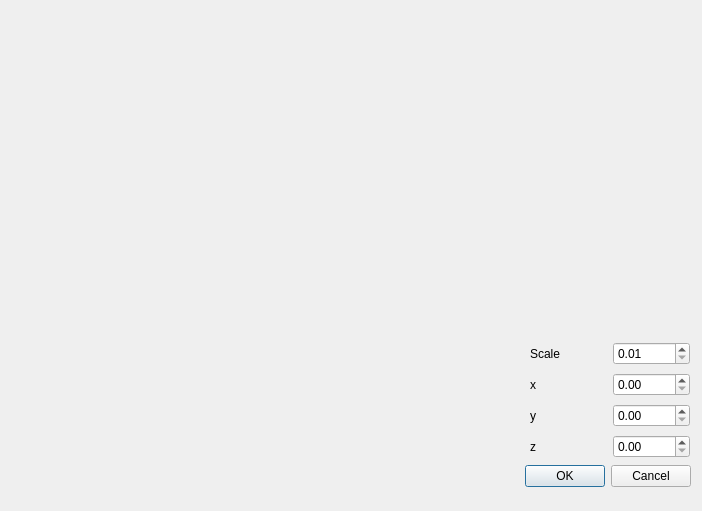
<?xml version="1.0" encoding="UTF-8"?>
<ui version="4.0">
 <class>SplineSetup</class>
 <widget class="QDialog" name="SplineSetup">
  <property name="geometry">
   <rect>
    <x>0</x>
    <y>0</y>
    <width>702</width>
    <height>511</height>
   </rect>
  </property>
  <property name="windowTitle">
   <string>Dialog</string>
  </property>
  <widget class="QDialogButtonBox" name="buttonBox">
   <property name="geometry">
    <rect>
     <x>350</x>
     <y>460</y>
     <width>341</width>
     <height>32</height>
    </rect>
   </property>
   <property name="sizePolicy">
    <sizepolicy hsizetype="Expanding" vsizetype="Fixed">
     <horstretch>0</horstretch>
     <verstretch>0</verstretch>
    </sizepolicy>
   </property>
   <property name="orientation">
    <enum>Qt::Horizontal</enum>
   </property>
   <property name="standardButtons">
    <set>QDialogButtonBox::Cancel|QDialogButtonBox::Ok</set>
   </property>
  </widget>
  <widget class="QWidget" name="gridLayoutWidget">
   <property name="geometry">
    <rect>
     <x>530</x>
     <y>340</y>
     <width>160</width>
     <height>120</height>
    </rect>
   </property>
   <layout class="QGridLayout" name="gridLayout">
    <item row="1" column="1">
     <widget class="QDoubleSpinBox" name="x_SpinBox">
      <property name="maximum">
       <double>10.000000000000000</double>
      </property>
      <property name="singleStep">
       <double>0.100000000000000</double>
      </property>
     </widget>
    </item>
    <item row="0" column="0">
     <widget class="QLabel" name="label">
      <property name="text">
       <string>Scale</string>
      </property>
     </widget>
    </item>
    <item row="2" column="1">
     <widget class="QDoubleSpinBox" name="y_SpinBox">
      <property name="maximum">
       <double>10.000000000000000</double>
      </property>
      <property name="singleStep">
       <double>0.100000000000000</double>
      </property>
     </widget>
    </item>
    <item row="3" column="1">
     <widget class="QDoubleSpinBox" name="z_SpinBox">
      <property name="maximum">
       <double>10.000000000000000</double>
      </property>
      <property name="singleStep">
       <double>0.100000000000000</double>
      </property>
     </widget>
    </item>
    <item row="1" column="0">
     <widget class="QLabel" name="label_2">
      <property name="text">
       <string>x</string>
      </property>
     </widget>
    </item>
    <item row="2" column="0">
     <widget class="QLabel" name="label_3">
      <property name="text">
       <string>y</string>
      </property>
     </widget>
    </item>
    <item row="3" column="0">
     <widget class="QLabel" name="label_4">
      <property name="text">
       <string>z</string>
      </property>
     </widget>
    </item>
    <item row="0" column="1">
     <widget class="QDoubleSpinBox" name="scale_SpinBox">
      <property name="minimum">
       <double>0.010000000000000</double>
      </property>
      <property name="maximum">
       <double>1.000000000000000</double>
      </property>
      <property name="singleStep">
       <double>0.010000000000000</double>
      </property>
     </widget>
    </item>
   </layout>
  </widget>
 </widget>
 <resources/>
 <connections>
  <connection>
   <sender>buttonBox</sender>
   <signal>accepted()</signal>
   <receiver>SplineSetup</receiver>
   <slot>accept()</slot>
   <hints>
    <hint type="sourcelabel">
     <x>248</x>
     <y>254</y>
    </hint>
    <hint type="destinationlabel">
     <x>157</x>
     <y>274</y>
    </hint>
   </hints>
  </connection>
  <connection>
   <sender>buttonBox</sender>
   <signal>rejected()</signal>
   <receiver>SplineSetup</receiver>
   <slot>reject()</slot>
   <hints>
    <hint type="sourcelabel">
     <x>316</x>
     <y>260</y>
    </hint>
    <hint type="destinationlabel">
     <x>286</x>
     <y>274</y>
    </hint>
   </hints>
  </connection>
 </connections>
</ui>
